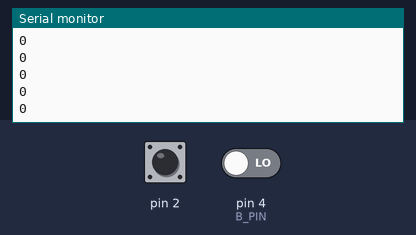
The sketch below on a simulated Arduino Uno, built with avr-gcc and run on an emulated ATmega328P. Shown: the last lines printed to the serial monitor. Inputs (shaded band) come from the test bench; at power-on: pin 2 HIGH, pin 4 (B_PIN) LOW.

Above: at 1.2 s.
1.3 s: pin 2 pulled LOW for 0.15 s
At 1.51 s:
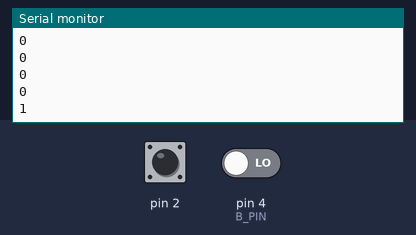
2.9 s: pin 2 pulled LOW for 1 s
At 3.91 s:
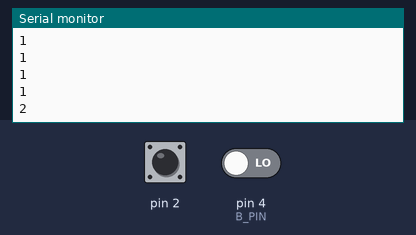
Timing chart, 0 to 5.9 s (numbered marks = the images above; inputs shaded):
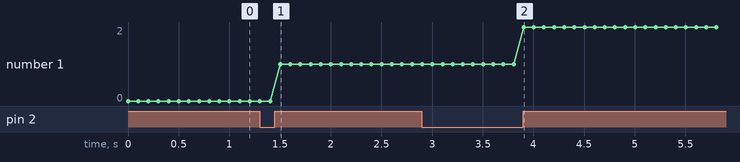

The sketch:

3.ino
```cpp
volatile long count = 0;

const int B_PIN = 4;

void setup()
{
  pinMode(2, INPUT_PULLUP);
  pinMode(3, INPUT_PULLUP);

  Serial.begin(9600);

  attachInterrupt(digitalPinToInterrupt(2), countIt, RISING);
}

void countIt() {
  count += digitalRead(B_PIN) ? -1 : 1;
}

void loop()
{
  Serial.println(count);
  delay(100);
}
```

Measured:
- after the input at 1.3 s, the serial monitor: prints a new line after 0.20 s (image 1)
- after the input at 2.9 s, the serial monitor: prints a new line after 1.0 s (image 2)
- plotted number 1: 0 → 1 after the input at 1.3 s, 1 → 2 after the input at 2.9 s
